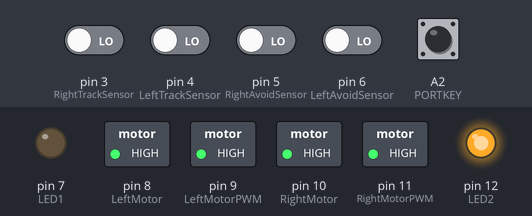
Simulated run of this sketch. Board: Arduino Uno, built with avr-gcc and run on an emulated ATmega328P. Parts: switched loads named in the sketch (green lamp = pin HIGH), output pins drawn as LEDs (lit = HIGH). Dashed ring = blinking. The inputs (shaded band) are chosen by the test bench; at power-on: A2 (PORTKEY) HIGH, pin 3 (RightTrackSensor), pin 4 (LeftTrackSensor), pin 5 (RightAvoidSensor), pin 6 (LeftAvoidSensor) LOW. Random numbers use the default seed unless the sketch sets one.

Above: at 2.3 s.
2.4 s: pin 5 (RightAvoidSensor) driven HIGH
4.5 s: A2 (PORTKEY) pulled LOW for 3.2 s
At 8.2 s:
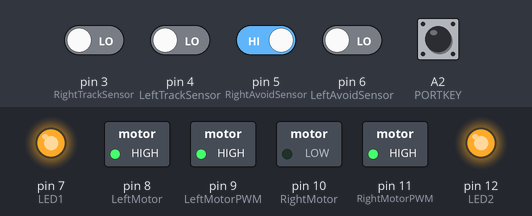
9.2 s: A2 (PORTKEY) pulled LOW for 1.7 s
At 12.0 s:
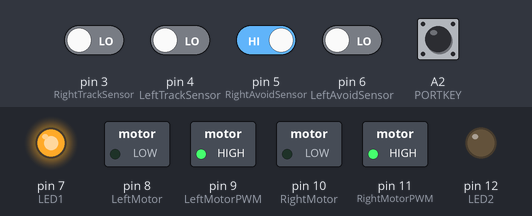
12.4 s: pin 3 (RightTrackSensor) driven HIGH
At 13.4 s:
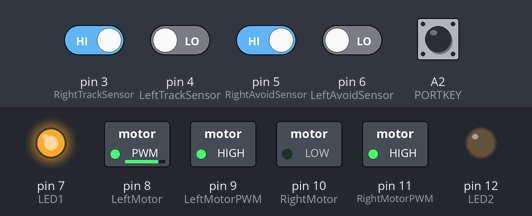
14.3 s: pin 4 (LeftTrackSensor) driven HIGH
At 15.6 s:
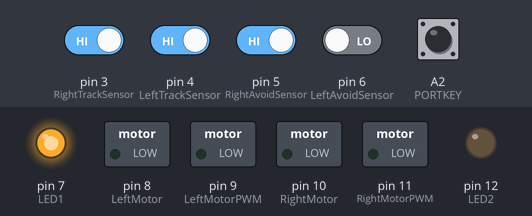
16.2 s: pin 3 (RightTrackSensor) driven LOW
At 17.5 s:
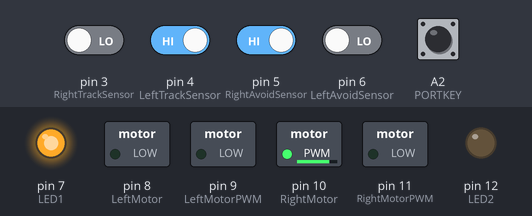
Timing chart, 0 to 19.1 s (numbered marks = the images above; inputs shaded):
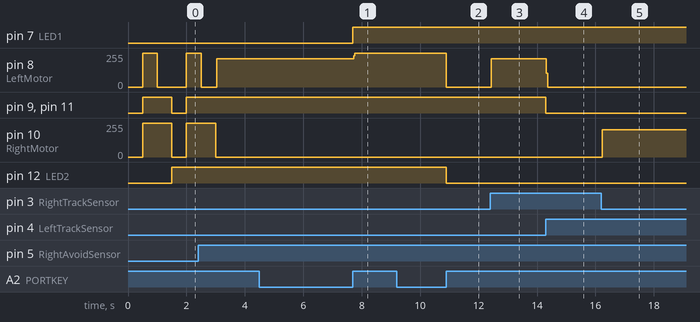

The sketch:

Car.ino
```cpp
#include <IRremote.h>
#include <Servo.h>

const int LeftMotor = 8;//左电机控制方向的引脚
const int LeftMotorPWM = 9;//左电机控制转速的引脚
const int RightMotor = 10;
const int RightMotorPWM = 11;
const int RightTrackSensor = 3;//右循迹传感器
const int LeftTrackSensor = 4;
const int RightAvoidSensor = 5;//右避障传感器
const int LeftAvoidSensor = 6;
int RTSS, LTSS;//右（左）循迹传感器状态（RightTrackSensorState）
int RASS, LASS;//右（左）避障传感器状态（RightAvoidSensorState）

#define TRACK_MODE 1 //依次为巡线、避障、遥控模式
#define AVOID_MODE 2
#define REMOTE_MODE 3
#define PORTKEY A2
uint8_t keyMode;
const int LED1 = 7;
const int LED2 = 12;
int RECV_PIN = A4;//端口
IRrecv irrecv(RECV_PIN);
decode_results results;

long int last = millis();
long int advanceR = 0x00FF629D;//前进，对应CH
long int retreatR = 0x00FFA857;//后退，对应+
long int leftR = 0x00FF22DD;//左转，对应|<<
long int rightR = 0x00FFC23D;// 右转,对应>||
long int brakeR = 0x00FF02FD;//停车,对应>>|


void LEDInit()//用于指示当前模式的信号灯
{
  pinMode(LED1, OUTPUT);
  pinMode(LED2, OUTPUT);
  digitalWrite(LED1, LOW);
  digitalWrite(LED2, LOW);
}
void sensorInit()//电机和传感器的初始化
{
  pinMode(LeftMotor, OUTPUT);
  pinMode(RightMotor, OUTPUT);
  pinMode(LeftMotorPWM, OUTPUT);
  pinMode(RightMotorPWM, OUTPUT);
  pinMode(RightTrackSensor, INPUT);
  pinMode(LeftTrackSensor, INPUT);
  pinMode(RightAvoidSensor, INPUT);
  pinMode(LeftAvoidSensor, INPUT);
}

void setup() {
  Serial.begin(9600);
  irrecv.enableIRIn();//打开接收器
  sensorInit();
  modeInit();
  LEDInit();
}

void loop() {
  modeScan();
  modeSwitch();

}
//-----------------------小车基本动作---------------------------------
void advance()//小车前进
{
  digitalWrite(RightMotor, LOW);//规定电机低电平为正转
  analogWrite(RightMotorPWM, 255);//调速为最大
  digitalWrite(LeftMotor, LOW);
  analogWrite(LeftMotorPWM, 255);
}

void brake()//刹车
{
  digitalWrite(RightMotor, LOW);
  analogWrite(RightMotorPWM, 0);//调速为0，停车
  digitalWrite(LeftMotor, LOW);
  analogWrite(LeftMotorPWM, 0);
}

void left()//左转
{
  digitalWrite(RightMotor, LOW);
  analogWrite(RightMotor, 255);//只动右轮使小车左转
  digitalWrite(LeftMotor, LOW);
  analogWrite(LeftMotor, 0);
}

void right()//右转
{
  digitalWrite(RightMotor, LOW);
  analogWrite(RightMotor, 0);//只动左轮使小车右转
  digitalWrite(LeftMotor, LOW);
  analogWrite(LeftMotor, 255);
}

void retreat()//后退
{
  digitalWrite(RightMotor, HIGH);//电机置高电平，反转后退
  analogWrite(RightMotorPWM, 255);
  digitalWrite(LeftMotor, HIGH);
  analogWrite(LeftMotorPWM, 255);
}

//---------------各模式实现------------
void autoTrack()//自动循迹模式，无红外线返回时传感器返回高电平（黑线吸收红外线）
{
  RTSS = digitalRead(RightTrackSensor);//读取左右传感器电位状态
  LTSS = digitalRead(LeftTrackSensor);
  if(RTSS == LOW && LTSS ==LOW)//左右均为低电平，小车在线路上
    advance();
  else if(RTSS == LOW && LTSS == HIGH)//左传感器检测到黑线，说明小车向右偏离线路
    left();
  else if(RTSS == HIGH && LTSS == LOW)//右传感器检测到黑线，说明小车向左偏离线路
    right();
  else//都是黑色，黑线过宽，无法继续循迹
    brake();
}

void autoAvoid()//自动避障模式,传感器检测到障碍物时返回低电平
{
  RASS = digitalRead(RightAvoidSensor);//读取左右传感器电位状态
  LASS = digitalRead(LeftAvoidSensor);
  if( RASS == HIGH && LASS == HIGH)//前方无障碍，前进
    advance();
  else if(RASS == HIGH && LASS == LOW)//左边检测到障碍，右转
    right();
  else if(RASS == LOW && LASS == HIGH)//右边检测到障碍，左转
    left();
  else//前方都有障碍，停车并后退
  {
    brake();
    delay(500);
    retreat();
    delay(500);
    if(random(0,2))//左右转随机选择
        left();
    else
        right();
    delay(500);
  }
}

void dump(decode_results *results)
{
  if(results->decode_type == UNKNOWN)//信号无法解码时停车
    brake();
}

void remoteControl()
{
  if( irrecv.decode(&results))//调用irrecv类解码，decode()判断是否收到编码
  //如果收到编码，返回非零值并将该编码存储于decode_results结构中
  {
    if(millis()- last > 200)//确认收到的信号
    {
      dump(&results);//解码接收到的红外信号
    }
    //根据解码的信号执行相应操作
    if(results.value == advanceR) advance();//前进
    else  if(results.value == brakeR) brake();//刹车
    else  if(results.value == leftR) left();//左转
    else  if(results.value == rightR) right();//右转
    else  if(results.value == retreatR) retreat();//后退

    last = millis();
    irrecv.resume();//当前信号已解码后，resume()接收下一个信号
  }
}

//----------------初始化以及模式转换---------------
void modeSwitch()//三种模式的转换
{
  switch(keyMode)
  {
    case TRACK_MODE://巡线模式，LED1亮，LED2暗
      autoTrack();
      digitalWrite(LED1, HIGH);
      digitalWrite(LED2, LOW);
      break;
    case AVOID_MODE://避障模式，LED1暗，LED2亮
      autoAvoid();
      digitalWrite(LED1, LOW);
      digitalWrite(LED2, HIGH);
      break;
    case REMOTE_MODE://遥控模式,LED1和LED2均亮
      remoteControl();
      digitalWrite(LED1, HIGH);
      digitalWrite(LED2, HIGH);
      break;
    default:
      break;
  }
}

void modeInit()
{
  pinMode(PORTKEY, INPUT_PULLUP);//初始化按钮，默认巡线模式
  keyMode = TRACK_MODE;
}

void modeScan()
{
  static uint8_t sign = 0;
  if( (sign == 0) && (digitalRead(PORTKEY) == HIGH))//利用sign确保单次按键只进入一次语句块
  {
    sign = 1;
    switch(keyMode)//错位赋值完成模式切换
    {
      case TRACK_MODE:
        keyMode = AVOID_MODE;
        break;
      case AVOID_MODE:
        keyMode = REMOTE_MODE;
        break;
      case REMOTE_MODE:
        keyMode = TRACK_MODE;
        break;
      default:
        break;
    }
  }
  if(digitalRead(PORTKEY) == LOW)//按键松开时，sign归零，等待下次按键
    sign = 0;
}
```

Measured:
- after the input at 4.5 s, pin 7 (LED1): LOW → HIGH after 3.2 s; pin 8 (LeftMotor): 211/255 → 255/255 after 3.2 s
- after the input at 9.2 s, pin 8 (LeftMotor): 255/255 → 0/255 after 1.7 s; pin 12 (LED2): HIGH → LOW after 1.7 s
- after the input at 12.4 s, pin 8 (LeftMotor): 0/255 → 211/255 at once
- after the input at 14.3 s, pin 8 (LeftMotor): 211/255 → 0/255 at once; pin 9 (LeftMotorPWM), pin 11 (RightMotorPWM): HIGH → LOW at once
- after the input at 16.2 s, pin 10 (RightMotor): 0/255 → 206/255 at once
